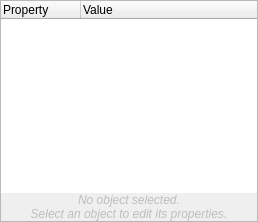
       <widget class="QWidget" name="pgObjectInspector">
        <layout class="QVBoxLayout" name="verticalLayout_17">
         <property name="spacing">
          <number>0</number>
         </property>
         <property name="margin">
          <number>0</number>
         </property>
         <item>
          <widget class="QFrame" name="panelSelectToolOptions">
           <property name="sizePolicy">
            <sizepolicy hsizetype="Preferred" vsizetype="Expanding">
             <horstretch>0</horstretch>
             <verstretch>0</verstretch>
            </sizepolicy>
           </property>
           <property name="frameShape">
            <enum>QFrame::StyledPanel</enum>
           </property>
           <property name="frameShadow">
            <enum>QFrame::Plain</enum>
           </property>
           <layout class="QVBoxLayout" name="verticalLayout_9">
            <property name="spacing">
             <number>0</number>
            </property>
            <property name="margin">
             <number>0</number>
            </property>
            <item>
             <widget class="QTreeWidget" name="PropertiesTW">
              <property name="sizePolicy">
               <sizepolicy hsizetype="Expanding" vsizetype="Expanding">
                <horstretch>0</horstretch>
                <verstretch>0</verstretch>
               </sizepolicy>
              </property>
              <property name="frameShape">
               <enum>QFrame::NoFrame</enum>
              </property>
              <property name="lineWidth">
               <number>0</number>
              </property>
              <attribute name="headerDefaultSectionSize">
               <number>80</number>
              </attribute>
              <column>
               <property name="text">
                <string>Property</string>
               </property>
              </column>
              <column>
               <property name="text">
                <string>Value</string>
               </property>
              </column>
             </widget>
            </item>
            <item>
             <widget class="QLabel" name="LBNoObjectSelected">
              <property name="enabled">
               <bool>false</bool>
              </property>
              <property name="font">
               <font>
                <italic>true</italic>
               </font>
              </property>
              <property name="text">
               <string>No object selected.
Select an object to edit its properties.</string>
              </property>
              <property name="alignment">
               <set>Qt::AlignCenter</set>
              </property>
              <property name="wordWrap">
               <bool>true</bool>
              </property>
             </widget>
            </item>
           </layout>
          </widget>
         </item>
        </layout>
       </widget>
